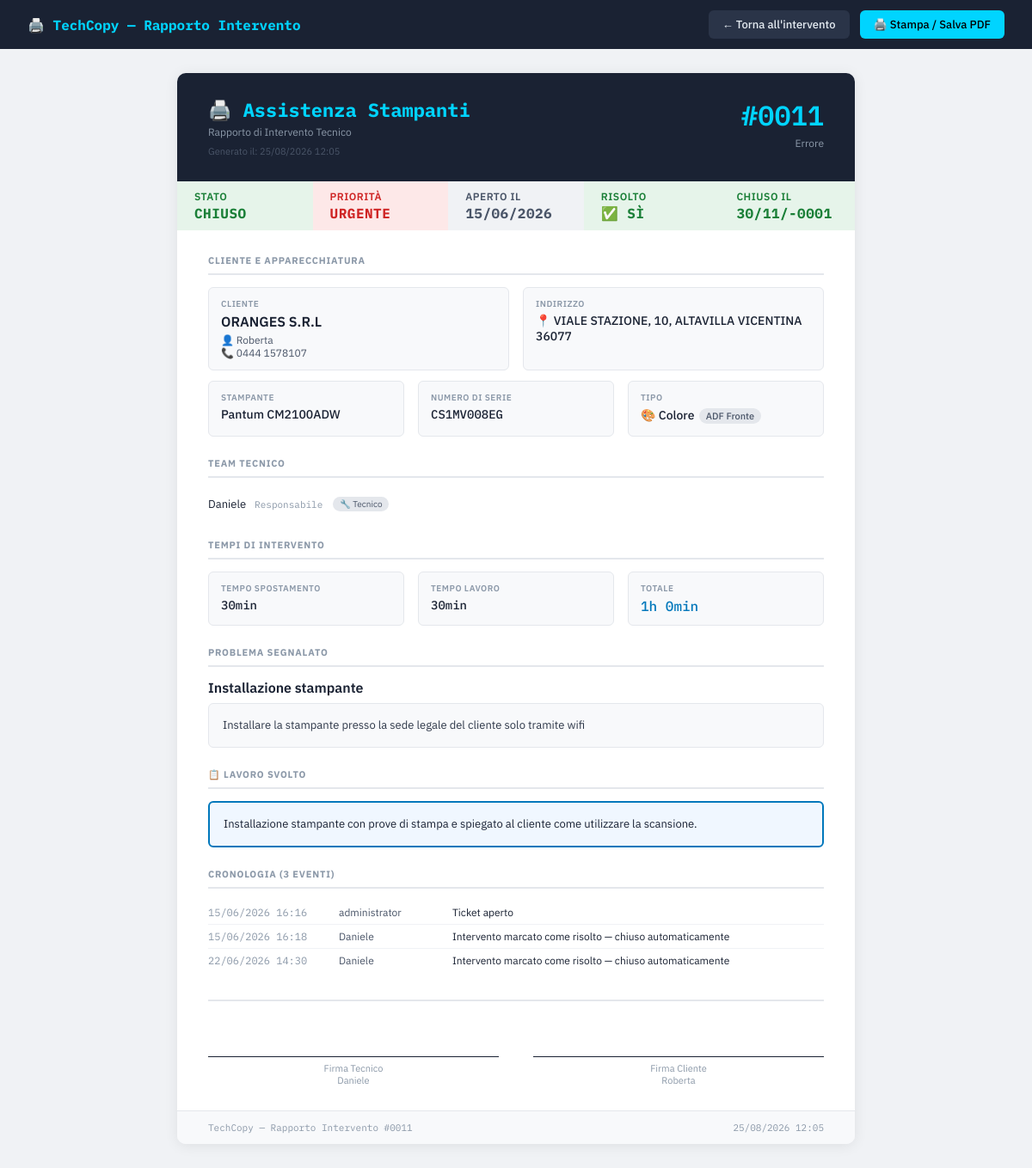
The app's page /agg_files/techcopy_email_06-12-2026/techcopy/pages/report_ticket.php?id=11 (signed in) with its own data.
### tables this page shows
CREATE TABLE `tickets` (
  `id` int(11) NOT NULL,
  `client_id` int(11) NOT NULL,
  `printer_id` int(11) DEFAULT NULL,
  `tech_id` int(11) DEFAULT NULL,
  `status` enum('open','pending','closed') NOT NULL DEFAULT 'open',
  `priority` enum('normal','high','urgent') NOT NULL DEFAULT 'normal',
  `type` enum('guasto','manutenzione','errore','installazione','consulenza') NOT NULL DEFAULT 'guasto',
  `title` varchar(255) NOT NULL,
  `description` text DEFAULT NULL,
  `notes` text DEFAULT NULL,
  `work_report` text DEFAULT NULL,
  `travel_time` int(11) NOT NULL DEFAULT 0,
  `work_time` int(11) NOT NULL DEFAULT 0,
  `counter_bw` bigint(20) DEFAULT NULL,
  `counter_color` bigint(20) DEFAULT NULL,
  `resolved` tinyint(1) NOT NULL DEFAULT 0,
  `closed_at` datetime DEFAULT NULL,
  `created_at` datetime NOT NULL DEFAULT current_timestamp(),
  `updated_at` datetime NOT NULL DEFAULT current_timestamp() ON UPDATE current_timestamp(),
  `client_signature_path` varchar(255) DEFAULT NULL,
  `signed_at` datetime DEFAULT NULL
);

CREATE TABLE `clients` (
  `id` int(11) NOT NULL,
  `name` varchar(255) NOT NULL,
  `contact` varchar(255) DEFAULT NULL,
  `phone` varchar(255) DEFAULT NULL,
  `email` varchar(255) DEFAULT NULL,
  `address` varchar(255) DEFAULT NULL,
  `city` varchar(255) DEFAULT NULL,
  `zip` varchar(10) DEFAULT NULL,
  `lat` decimal(10,7) DEFAULT NULL,
  `lng` decimal(10,7) DEFAULT NULL,
  `notes` text DEFAULT NULL,
  `active` tinyint(1) NOT NULL DEFAULT 1,
  `created_at` datetime NOT NULL DEFAULT current_timestamp(),
  `updated_at` datetime NOT NULL DEFAULT current_timestamp() ON UPDATE current_timestamp()
);

CREATE TABLE `printers` (
  `id` int(11) NOT NULL,
  `client_id` int(11) NOT NULL,
  `brand` varchar(80) NOT NULL,
  `model` varchar(100) NOT NULL,
  `serial` varchar(80) NOT NULL,
  `type` enum('color','bw') NOT NULL DEFAULT 'bw',
  `location` varchar(150) DEFAULT NULL,
  `rete_lan` tinyint(1) NOT NULL DEFAULT 0,
  `rete_wifi` tinyint(1) NOT NULL DEFAULT 0,
  `adf` enum('none','simple','duplex') NOT NULL DEFAULT 'none',
  `has_duplex` tinyint(1) NOT NULL DEFAULT 0,
  `has_scan` tinyint(1) NOT NULL DEFAULT 0,
  `counter_bw` bigint(20) NOT NULL DEFAULT 0,
  `counter_color` bigint(20) NOT NULL DEFAULT 0,
  `purchase_date` date DEFAULT NULL,
  `warranty_exp` date DEFAULT NULL,
  `notes` text DEFAULT NULL,
  `active` tinyint(1) NOT NULL DEFAULT 1,
  `created_at` datetime NOT NULL DEFAULT current_timestamp(),
  `updated_at` datetime NOT NULL DEFAULT current_timestamp() ON UPDATE current_timestamp()
);

CREATE TABLE `ticket_users` (
  `id` int(11) NOT NULL,
  `ticket_id` int(11) NOT NULL,
  `user_id` int(11) NOT NULL,
  `role_note` varchar(100) DEFAULT NULL,
  `added_at` datetime NOT NULL DEFAULT current_timestamp()
);

CREATE TABLE `users` (
  `id` int(11) NOT NULL,
  `name` varchar(100) NOT NULL,
  `email` varchar(150) NOT NULL,
  `password` varchar(255) NOT NULL,
  `role` enum('admin','supervisor','tech','viewer','insert') NOT NULL DEFAULT 'tech',
  `avatar` varchar(4) NOT NULL DEFAULT 'US',
  `color` varchar(10) NOT NULL DEFAULT '#00d4ff',
  `notify_email` tinyint(1) NOT NULL DEFAULT 1,
  `active` tinyint(1) NOT NULL DEFAULT 1,
  `created_at` datetime NOT NULL DEFAULT current_timestamp(),
  `updated_at` datetime NOT NULL DEFAULT current_timestamp() ON UPDATE current_timestamp()
);

CREATE TABLE `ticket_history` (
  `id` int(11) NOT NULL,
  `ticket_id` int(11) NOT NULL,
  `user_id` int(11) DEFAULT NULL,
  `user_name` varchar(100) DEFAULT NULL,
  `action` text NOT NULL,
  `created_at` datetime NOT NULL DEFAULT current_timestamp()
);

### agg_files/techcopy_email_06-12-2026/techcopy/includes/helpers.php (called while the page is built, shortened)
<?php
function h(mixed $v): string {
    return htmlspecialchars((string)($v ?? ''), ENT_QUOTES | ENT_SUBSTITUTE, 'UTF-8');
}
function format_minutes(int $min): string {
    $h = intdiv($min, 60);
    $m = $min % 60;
    return $h > 0 ? "{$h}h {$m}min" : "{$m}min";
}
function adf_label(string $adf): string {
    return match($adf) {
        'simple' => 'ADF Fronte',
        'duplex' => 'ADF Fronte/Retro',
        default  => 'Nessun ADF',
    };
}

### agg_files/techcopy_email_06-12-2026/techcopy/pages/report_ticket.php (the view, shortened to what this page needs)
<?php
require_once __DIR__ . '/../includes/helpers.php';
$db = db();
$id = (int)($_GET['id'] ?? 0);
$stmt = $db->prepare("
    SELECT t.*,
           c.name AS client_name, c.address, c.city, c.zip,
           c.phone AS client_phone, c.email AS client_email, c.contact,
           p.brand, p.model, p.serial, p.type AS printer_type,
           p.rete_lan, p.rete_wifi, p.adf, p.has_duplex,
           u.name AS tech_name
    FROM tickets t
    LEFT JOIN clients  c ON c.id = t.client_id
    LEFT JOIN printers p ON p.id = t.printer_id
    LEFT JOIN users    u ON u.id = t.tech_id
    WHERE t.id = ?");
$stmt->execute([$id]);
$t = $stmt->fetch();
$su = $db->prepare("SELECT tu.role_note, u.name, u.role FROM ticket_users tu JOIN users u ON u.id=tu.user_id WHERE tu.ticket_id=? ORDER BY tu.added_at");
$su->execute([$id]); $team = $su->fetchAll();
$sh = $db->prepare("SELECT * FROM ticket_history WHERE ticket_id=? ORDER BY created_at ASC");
$sh->execute([$id]); $history = $sh->fetchAll();
$statusLabel = ['open'=>'Aperto','pending'=>'In attesa','closed'=>'Chiuso'];
$priorityLabel = ['normal'=>'Normale','high'=>'Alta','urgent'=>'Urgente'];
$typeLabel = ['guasto'=>'Guasto','manutenzione'=>'Manutenzione','errore'=>'Errore','installazione'=>'Installazione','consulenza'=>'Consulenza'];
?>
<!DOCTYPE html>
<html lang="it">
<head>
</head>
<body>
<div class="toolbar">
  <h2>🖨️ TechCopy — Rapporto Intervento</h2>
  <a href="/techcopy/pages/tickets.php?id=<?= $id ?>" class="btn-back">← Torna all'intervento</a>
  <button onclick="window.print()" class="btn-print">🖨️ Stampa / Salva PDF</button>
</div>
<div class="report-wrap">
<div class="report">
  <div class="report-header">
    <div class="company">
      <h1>🖨️ Assistenza Stampanti</h1>
      <p>Rapporto di Intervento Tecnico</p>
      <p style="margin-top:8px;font-size:11px;color:#4a5568">Generato il: <?= date('d/m/Y H:i') ?></p>
    </div>
    <div class="ticket-ref">
      <div class="num">#<?= str_pad($t['id'],4,'0',STR_PAD_LEFT) ?></div>
      <div class="type"><?= h($typeLabel[$t['type']] ?? $t['type']) ?></div>
    </div>
  </div>
  <div class="status-bar">
    <div class="status-item <?= $t['status']==='closed'?'s-closed':($t['status']==='pending'?'s-pending':'s-open') ?>">
      Stato<div class="val"><?= h($statusLabel[$t['status']] ?? $t['status']) ?></div>
    </div>
    <div class="status-item <?= $t['priority']==='urgent'?'s-urgent':'s-normal' ?>">
      Priorità<div class="val"><?= h($priorityLabel[$t['priority']] ?? $t['priority']) ?></div>
    </div>
    <div class="status-item s-normal">
      Aperto il<div class="val mono"><?= date('d/m/Y', strtotime($t['created_at'])) ?></div>
    </div>
    <div class="status-item <?= $t['resolved']?'s-closed':'s-normal' ?>">
      Risolto<div class="val"><?= $t['resolved'] ? '✅ Sì' : '⏳ No' ?></div>
    </div>
    <?php if ($t['closed_at']): ?>
    <div class="status-item s-closed">
      Chiuso il<div class="val mono"><?= date('d/m/Y', strtotime($t['closed_at'])) ?></div>
    </div>
    <?php endif; ?>
  </div>
  <div class="report-body">
    <div class="section">
      <div class="section-title">Cliente e Apparecchiatura</div>
      <div class="grid-2" style="margin-bottom:12px">
        <div class="info-box">
          <div class="lbl">Cliente</div>
          <div class="val" style="font-size:16px;font-weight:600"><?= h($t['client_name']) ?></div>
          <?php if($t['contact']): ?><div style="font-size:12px;color:#4a5568;margin-top:4px">👤 <?= h($t['contact']) ?></div><?php endif; ?>
          <?php if($t['client_phone']): ?><div style="font-size:12px;color:#4a5568">📞 <?= h($t['client_phone']) ?></div><?php endif; ?>
        </div>
        <div class="info-box">
          <div class="lbl">Indirizzo</div>
          <div class="val">📍 <?= h($t['address'].', '.$t['city'].' '.$t['zip']) ?></div>
        </div>
      </div>
      <div class="grid-3">
        <div class="info-box">
          <div class="lbl">Stampante</div>
          <div class="val"><?= h($t['brand'].' '.$t['model']) ?></div>
        </div>
        <div class="info-box">
          <div class="lbl">Numero di serie</div>
          <div class="val mono"><?= h($t['serial'] ?? '—') ?></div>
        </div>
        <div class="info-box">
          <div class="lbl">Tipo</div>
          <div class="val"><?= $t['printer_type']==='color'?'🎨 Colore':'⬛ B/N' ?>
            <?php if($t['adf']&&$t['adf']!=='none'): ?><span class="chip"><?= adf_label($t['adf']) ?></span><?php endif; ?>
          </div>
        </div>
      </div>
    </div>
    <div class="section">
      <div class="section-title">Team Tecnico</div>
      <?php if (!empty($team)): ?>
        <?php foreach($team as $tm): ?>
        <div class="team-row">
          <span><?= h($tm['name']) ?></span>
          <span class="team-role"><?= h($tm['role_note'] ?? '') ?></span>
          <span class="chip" style="font-size:10px"><?= match($tm['role']){'admin'=>'👑 Admin','supervisor'=>'🔍 Supervisore','tech'=>'🔧 Tecnico',default=>$tm['role']} ?></span>
        </div>
        <?php endforeach; ?>
      <?php elseif($t['tech_name']): ?>
        <div class="team-row"><span><?= h($t['tech_name']) ?></span><span class="team-role">Responsabile</span></div>
      <?php else: ?>
        <p style="color:#8b98a8;font-size:13px">Nessun tecnico assegnato</p>
      <?php endif; ?>
    </div>
    <div class="section">
      <div class="section-title">Tempi di Intervento</div>
      <div class="grid-3">
        <div class="info-box">
          <div class="lbl">Tempo spostamento</div>
          <div class="val mono"><?= format_minutes((int)$t['travel_time']) ?></div>
        </div>
        <div class="info-box">
          <div class="lbl">Tempo lavoro</div>
          <div class="val mono"><?= format_minutes((int)$t['work_time']) ?></div>
        </div>
        <div class="info-box">
          <div class="lbl">Totale</div>
          <div class="val mono" style="color:#0077bb;font-size:16px"><?= format_minutes((int)$t['travel_time']+(int)$t['work_time']) ?></div>
        </div>
      </div>
    </div>
    <div class="section">
      <div class="section-title">Problema Segnalato</div>
      <div style="font-size:16px;font-weight:600;margin-bottom:8px"><?= h($t['title']) ?></div>
      <?php if($t['description']): ?>
      <div class="text-block"><?= h($t['description']) ?></div>
      <?php endif; ?>
    </div>
    <?php if(!empty($t['work_report'])): ?>
    <div class="section">
      <div class="section-title">📋 Lavoro Svolto</div>
      <div class="work-report-block"><?= h($t['work_report']) ?></div>
    </div>
    <?php endif; ?>
    <div class="section">
      <div class="section-title">Cronologia (<?= count($history) ?> eventi)</div>
      <?php foreach($history as $h): ?>
      <div class="hist-row">
        <div class="hist-time"><?= date('d/m/Y H:i', strtotime($h['created_at'])) ?></div>
        <div class="hist-who"><?= h($h['user_name'] ?? '—') ?></div>
        <div><?= h($h['action']) ?></div>
      </div>
      <?php endforeach; ?>
    </div>
    <div class="signature-area">
      <div class="signature-box">
        <div class="signature-line">Firma Tecnico<br><?= h($t['tech_name'] ?? '___________________') ?></div>
      </div>
      <div class="signature-box">
        <div class="signature-line">Firma Cliente<br><?= h($t['contact'] ?? '___________________') ?></div>
      </div>
    </div>
  </div>
  <div class="report-footer">
    <span>TechCopy — Rapporto Intervento #<?= str_pad($id,4,'0',STR_PAD_LEFT) ?></span>
    <span><?= date('d/m/Y H:i') ?></span>
  </div>
</div>
</div>
</body>
</html>

### agg_files/techcopy_email_06-12-2026/techcopy/pages/report_ticket.php (style rules this page uses)
* { box-sizing:border-box; margin:0; padding:0; }
body { font-family:'IBM Plex Sans',sans-serif; background:#f0f2f5; color:#1a2233; font-size:14px; }
.toolbar { background:#1a2233; color:#e6edf3; padding:12px 32px; display:flex; align-items:center; gap:12px; position:sticky; top:0; z-index:100; }
.toolbar h2 { font-family:'IBM Plex Mono',monospace; font-size:16px; color:#00d4ff; flex:1; }
.toolbar a,.toolbar button { padding:8px 16px; border-radius:6px; font-size:13px; font-weight:500; cursor:pointer; text-decoration:none; border:none; font-family:'IBM Plex Sans',sans-serif; }
.btn-back { background:#2a3448; color:#e6edf3; }
.btn-print { background:#00d4ff; color:#000; }
.report-wrap { max-width:820px; margin:28px auto; padding:0 16px 60px; }
.report { background:#fff; border-radius:10px; box-shadow:0 2px 16px rgba(0,0,0,.08); overflow:hidden; }
.report-header { background:#1a2233; color:#e6edf3; padding:28px 36px; display:flex; align-items:flex-start; justify-content:space-between; gap:20px; }
.report-header .company h1 { font-family:'IBM Plex Mono',monospace; font-size:22px; color:#00d4ff; margin-bottom:4px; }
.report-header .company p { font-size:12px; color:#8b98a8; }
.report-header .ticket-ref { text-align:right; }
.report-header .ticket-ref .num { font-family:'IBM Plex Mono',monospace; font-size:32px; font-weight:600; color:#00d4ff; }
.report-header .ticket-ref .type { font-size:12px; color:#8b98a8; margin-top:4px; }
.status-bar { display:flex; gap:0; }
.status-item { flex:1; padding:10px 20px; font-size:12px; font-weight:600; text-transform:uppercase; letter-spacing:.5px; }
.status-item .val { font-size:16px; font-weight:700; margin-top:2px; font-family:'IBM Plex Mono',monospace; }
.s-closed { background:#e6f4ea; color:#1a7f37; }
.s-urgent { background:#fde8e8; color:#cf2525; }
.s-normal { background:#f0f2f5; color:#4a5568; }
.report-body { padding:28px 36px; }
.section { margin-bottom:24px; }
.section-title { font-size:11px; font-weight:700; text-transform:uppercase; letter-spacing:.8px; color:#8b98a8; padding-bottom:8px; border-bottom:2px solid #e4e7ec; margin-bottom:14px; }
.grid-2 { display:grid; grid-template-columns:1fr 1fr; gap:16px; }
.grid-3 { display:grid; grid-template-columns:1fr 1fr 1fr; gap:16px; }
.info-box { background:#f8f9fb; border:1px solid #e4e7ec; border-radius:6px; padding:12px 14px; }
.info-box .lbl { font-size:10px; font-weight:600; text-transform:uppercase; letter-spacing:.5px; color:#8b98a8; margin-bottom:4px; }
.info-box .val { font-size:14px; font-weight:500; color:#1a2233; }
.info-box .val.mono { font-family:'IBM Plex Mono',monospace; }
.text-block { background:#f8f9fb; border:1px solid #e4e7ec; border-radius:6px; padding:14px 16px; font-size:13px; line-height:1.7; color:#2d3748; white-space:pre-wrap; }
.work-report-block { background:#f0f7ff; border:2px solid #0077bb; border-radius:6px; padding:14px 16px; font-size:13px; line-height:1.7; color:#1a2233; white-space:pre-wrap; }
.team-row { display:flex; align-items:center; gap:10px; padding:6px 0; font-size:13px; }
.team-role { font-size:11px; color:#8b98a8; font-family:'IBM Plex Mono',monospace; }
.hist-row { display:flex; gap:12px; padding:6px 0; border-bottom:1px solid #f0f2f5; font-size:12px; }
.hist-row:last-child { border-bottom:none; }
.hist-time { color:#8b98a8; font-family:'IBM Plex Mono',monospace; white-space:nowrap; min-width:140px; }
.hist-who { color:#4a5568; min-width:120px; }
.signature-area { display:grid; grid-template-columns:1fr 1fr; gap:40px; margin-top:32px; padding-top:24px; border-top:2px solid #e4e7ec; }
.signature-box { text-align:center; }
.signature-line { border-top:1px solid #1a2233; margin-top:40px; padding-top:6px; font-size:11px; color:#8b98a8; }
.report-footer { background:#f8f9fb; border-top:1px solid #e4e7ec; padding:12px 36px; display:flex; justify-content:space-between; font-size:11px; color:#8b98a8; font-family:'IBM Plex Mono',monospace; }
.chip { display:inline-flex; align-items:center; gap:4px; padding:2px 8px; border-radius:10px; font-size:11px; background:#e4e7ec; color:#4a5568; margin:2px; }

### records on screen
tickets: id "0011", type "Errore", status "CHIUSO", priority "URGENTE", created_at "15/06/2026", closed_at "30/11/-0001", client.name "ORANGES S.R.L", client.contact "Roberta", client.phone "0444 1578107", client.zip "VIALE STAZIONE, 10, ALTAVILLA VICENTINA 36077", printer.model "Pantum CM2100ADW", printer.serial "CS1MV008EG", printer.adf "ADF Fronte", travel_time "30min", work_time "30min", format_minutes((int)$t['travel_time']+(int)$t['work_time']) "1h 0min", title "Installazione stampante", description "Installare la stampante presso la sede legale del cliente solo tramite wifi", work_report "Installazione stampante con prove di stampa e spiegato al cliente come utilizzare la scansione.", tech.name "Daniele"
ticket_users: user.name "Daniele", role_note "Responsabile", user.role "🔧 Tecnico"
ticket_history: created_at "15/06/2026 16:16", user_name "administrator", action "Ticket aperto"
ticket_history: created_at "15/06/2026 16:18", user_name "Daniele", action "Intervento marcato come risolto — chiuso automaticamente"
ticket_history: created_at "22/06/2026 14:30", user_name "Daniele", action "Intervento marcato come risolto — chiuso automaticamente"

### other values on screen
count($history) "3"
str_pad($id,4,'0',STR_PAD_LEFT) "0011"
